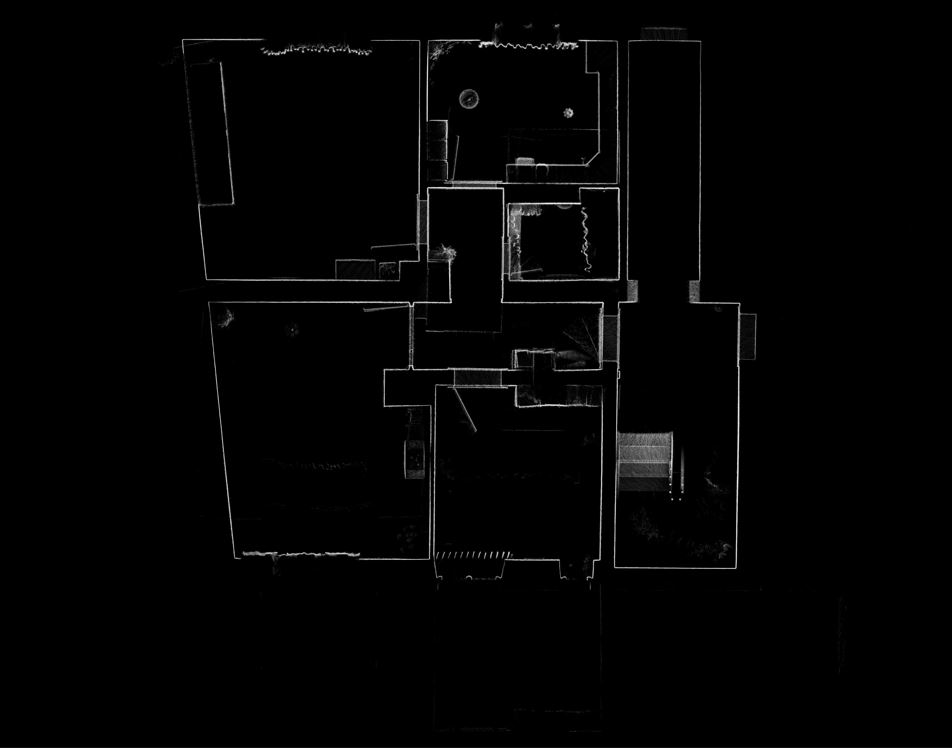
#> input picture images/lidar.JPG, 952 x 748 px
$ python img_processing_1.py
#> lines starting #> are read from the running program, lines starting #| are printed output that depends on the picture; after the words box and inside, x2 and y2 are one past the last pixel; in counts of white or black regions, pixels touching at a corner belong together
# -*- coding: utf-8 -*-
"""
Created on Thu Feb 24 00:34:28 2022
@author: FrankNGUEN
@author: HaiDuc
"""
#------------------------------------------------------------------------------
# import thu vien
#------------------------------------------------------------------------------
import cv2
#------------------------------------------------------------------------------
img   = cv2.imread("images/lidar.JPG")
#> img is the input picture: shape (748, 952, 3); min 0, max 245, mean 3.3
#------------------------------------------------------------------------------
# 1) Edges
#------------------------------------------------------------------------------
gray  = cv2.cvtColor(img, cv2.COLOR_BGR2GRAY)
gray  = cv2.medianBlur(gray, 5)
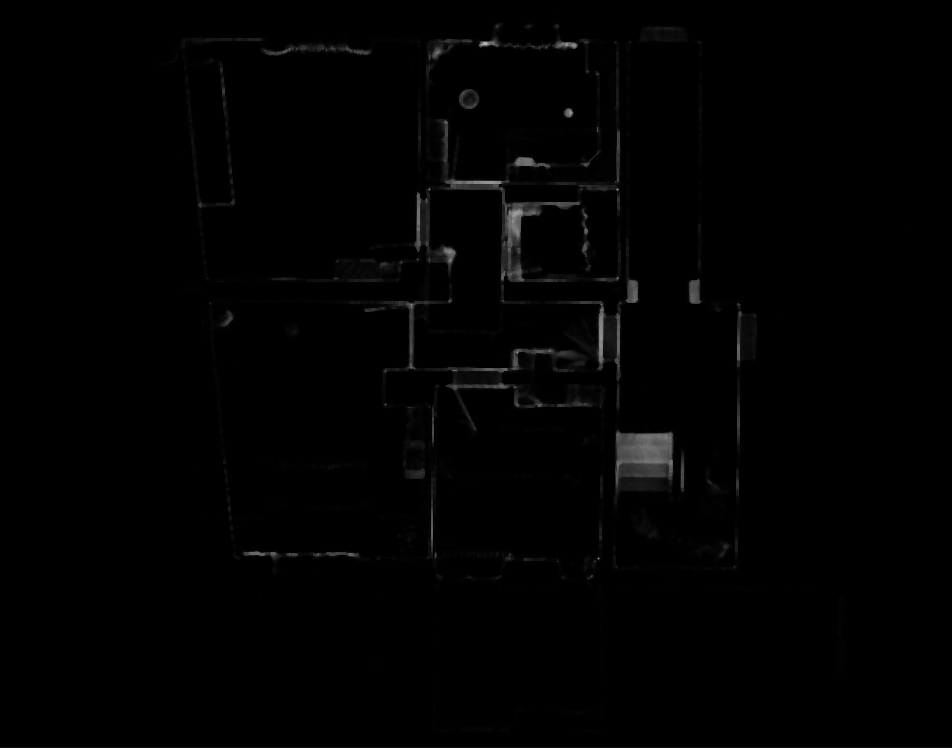
#> gray: shape (748, 952); min 0, max 182, mean 1.8
edges = cv2.adaptiveThreshold(gray, 255, cv2.ADAPTIVE_THRESH_MEAN_C, cv2.THRESH_BINARY, 9, 9)
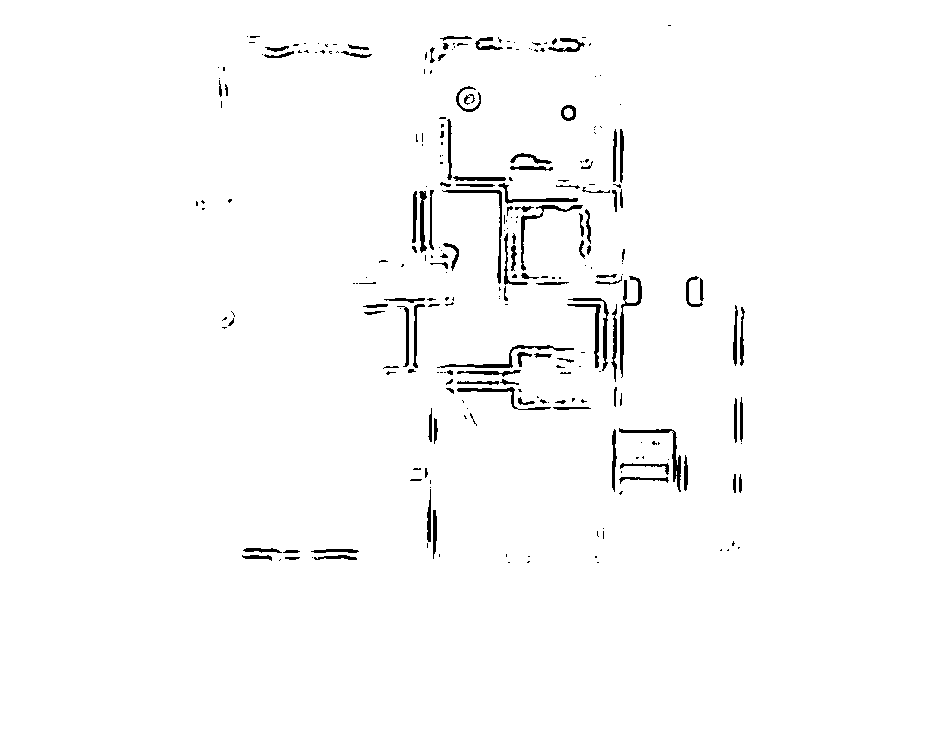
#> edges: shape (748, 952); 98.2% white; 263 black regions (154 under 20 px), largest, box (x1, y1, x2, y2) and area: (620, 276, 642, 378) 463, (619, 428, 681, 492) 459, (437, 345, 574, 368) 435
#------------------------------------------------------------------------------
# 2) Color
#------------------------------------------------------------------------------
color = cv2.bilateralFilter(img, 9, 300, 300)
#------------------------------------------------------------------------------
# 3) Cartoon
#------------------------------------------------------------------------------
cartoon = cv2.bitwise_and(color, color, mask=edges)
#------------------------------------------------------------------------------
#show anh
#------------------------------------------------------------------------------
# write results
cv2.imwrite("images_out/Cartoon.png", cartoon)
cv2.imwrite("images_out/Color.png", color)
cv2.imwrite("images_out/Edges.png", edges)
#show
cv2.imshow("LiDAR image", img)
cv2.imshow("Cartoon", cartoon)
cv2.imshow("color", color)
cv2.imshow("edges", edges)
cv2.waitKey(0)
cv2.destroyAllWindows()
#------------------------------------------------------------------------------
